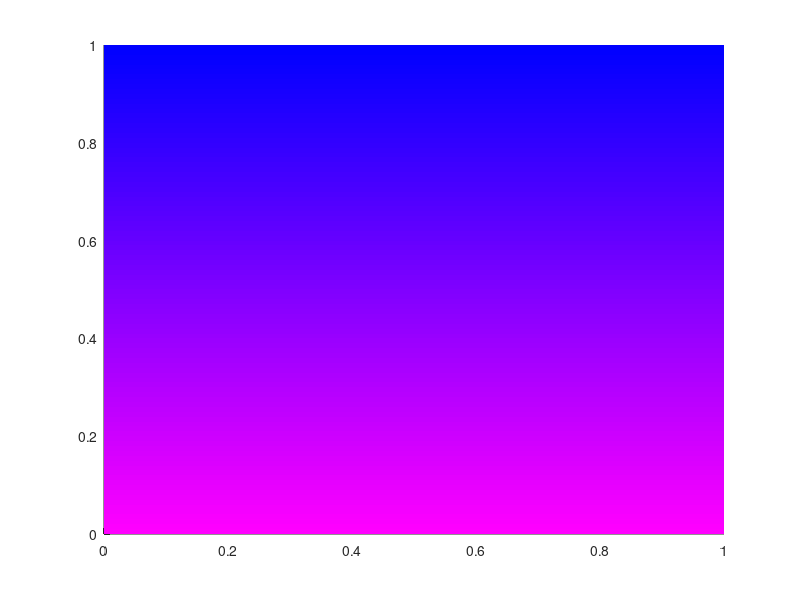

MATLAB code to generate this figure: (Note: this script raises an error after producing the figure.)
clc;
clear all;
% Create a new figure
fig = figure;
xlim([0 1])
ylim([0 1])

% Set the figure background color to white
set(fig, 'Color', [1, 1, 1]); 

% Create a new axes
ax = axes;

% Generate gradient data
[x, y] = meshgrid(linspace(0, 1, 100), linspace(0, 1, 100));
gradient_image = y; % Vertical gradient

% Display the gradient image
imagesc(gradient_image, 'Parent', ax);

% Set the colormap to the desired gradient colors
colormap(ax, [linspace(0, 1, 256)', linspace(0, 0, 256)', linspace(1, 1, 256)']); % Example: white to green

% Turn off the axis labels and ticks
set(ax, 'XTick', [], 'YTick', []);
axis off;

% Make sure the image fills the axes
set(ax, 'Layer', 'bottom', 'Color', 'none');
axis(ax, 'tight');

% Plot some data on top of the gradient background
hold on;
x = linspace(0, 2*pi, 100);
y = sin(x);
% plot(x, y, 'k', 'LineWidth', 2);

% Ensure the gradient is visible behind the plot
uistack(ax, 'bottom');


for num=1:100
    % Define the number of points for the star
    nPoints = 5;

    % Define the angles for the star points
    theta = linspace(0, 2*pi, 2*nPoints + 1);

    % Define the radii for the star points (alternating between outer and inner)
    outerRadius = 4*rand();
    innerRadius = .5;

    % Calculate the x and y coordinates for the star points
    x = zeros(1, 2*nPoints);
    y = zeros(1, 2*nPoints);

    x0 = 100*rand();
    y0 = 100*rand();
    
    for i = 1:2*nPoints
        if mod(i, 2) == 1
            r = outerRadius;
        else
            r = innerRadius;
        end
        x(i) = x0 + r * cos(theta(i));
        y(i) = y0 + r * sin(theta(i));
    end

    % Close the star shape
    x(end + 1) = x(1);
    y(end + 1) = y(1);

    % Plot the star shape
    fill(x, y, 'w','EdgeColor',[1 1 1]); 
    axis equal;
    saveas(gcf,['Plot' num2str(num) '.png'])
    pause(1);
end
